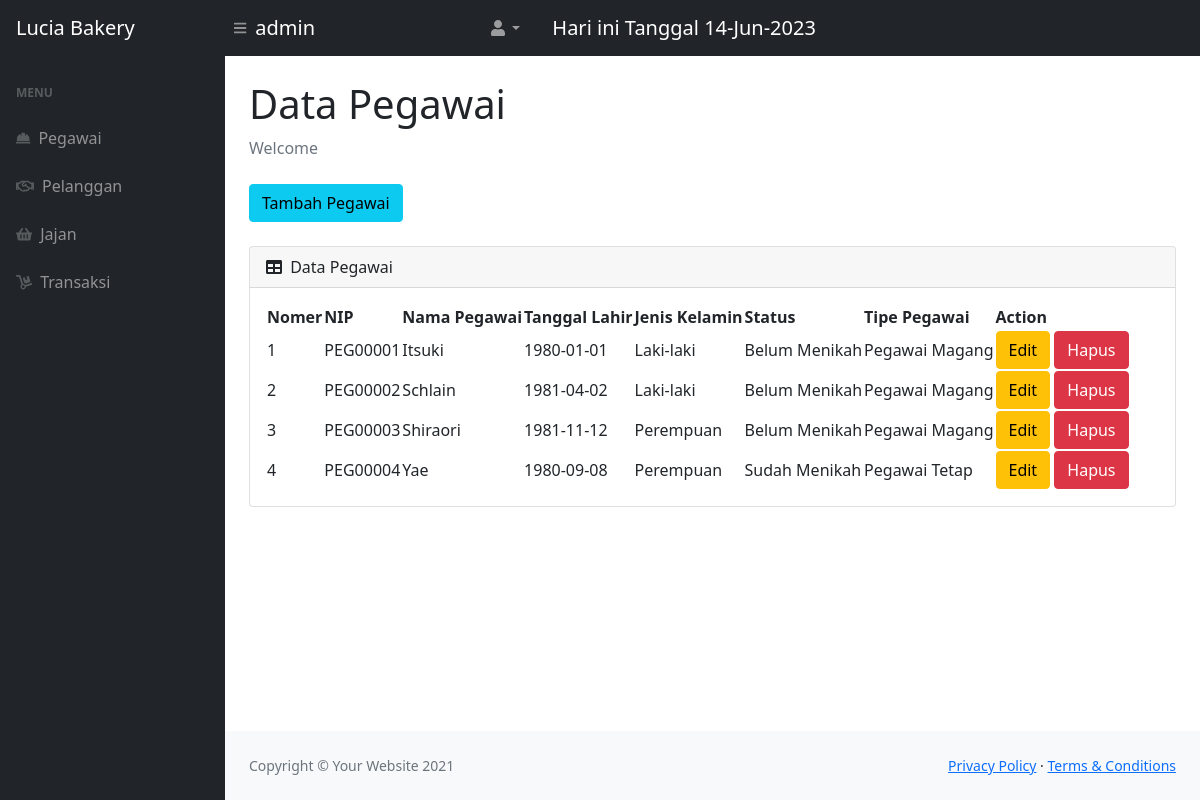
/pegawai.php (signed in), run on the app's committed database.
### tables this page shows
CREATE TABLE `pegawai` (
  `nip` varchar(50) NOT NULL DEFAULT '',
  `nama_pegawai` varchar(50) DEFAULT NULL,
  `tanggal_lahir` date DEFAULT NULL,
  `id_jenis_kelamin` varchar(20) DEFAULT NULL,
  `id_status` int(11) DEFAULT NULL,
  `id_tipe_pegawai` varchar(20) DEFAULT NULL
);

CREATE TABLE `jenis_kelamin` (
  `id_jenis_kelamin` varchar(20) NOT NULL,
  `nama_jenis_kelamin` varchar(20) DEFAULT NULL
);

CREATE TABLE `status` (
  `id_status` int(11) NOT NULL,
  `nama_status` varchar(20) DEFAULT NULL
);

CREATE TABLE `tipe_pegawai` (
  `id_tipe_pegawai` varchar(20) NOT NULL,
  `nama_tipe_pegawai` varchar(50) DEFAULT NULL
);

### pegawai.php (the view, shortened to what this page needs)
<?php
    require 'cekloginadmin.php';
?>
<!DOCTYPE html>
<html lang="en">
    <head>
        <link href="https://cdn.jsdelivr.net/npm/simple-datatables@latest/dist/style.css" rel="stylesheet" />
        <link href="css/styles.css" rel="stylesheet" />
    </head>
    <body class="sb-nav-fixed">
        <nav class="sb-topnav navbar navbar-expand navbar-dark bg-dark">
            <a class="navbar-brand ps-3" href="index.php" target="blank">Lucia Bakery</a>
            <button class="btn btn-link btn-sm order-1 order-lg-0 me-4 me-lg-0" id="sidebarToggle" href="#!"><i class="fas fa-bars"></i></button>
            <a class="navbar-brand"><?php echo $_SESSION['admin'];?></a>
            <ul class="navbar-nav ms-auto ms-md-0 me-3 me-lg-4">
                <li class="nav-item dropdown">
                    <a class="nav-link dropdown-toggle" id="navbarDropdown" href="#" role="button" data-bs-toggle="dropdown" aria-expanded="false"><i class="fas fa-user fa-fw"></i></a>
                </li>
            </ul>
            <a class="navbar-brand"><?php echo "Hari ini Tanggal ". date("d-M-Y"). "<br>";?></a>
        </nav>
        <div id="layoutSidenav">
            <div id="layoutSidenav_nav">
                <nav class="sb-sidenav accordion sb-sidenav-dark" id="sidenavAccordion">
                    <div class="sb-sidenav-menu">
                        <div class="nav">
                            <div class="sb-sidenav-menu-heading">Menu</div>
                            <a class="nav-link" href="pegawai.php">
                                <div class="sb-nav-link-icon"><i class="fas fa-hard-hat"></i></div>
                                Pegawai
                            </a>
                            <a class="nav-link" href="pelanggan.php">
                                <div class="sb-nav-link-icon"><i class="far fa-handshake"></i></div>
                                Pelanggan
                            </a>
                            <a class="nav-link" href="jajan.php">
                                <div class="sb-nav-link-icon"><i class="fas fa-shopping-basket"></i></div>
                                Jajan
                            </a>
                            <a class="nav-link" href="transaksi.php">
                                <div class="sb-nav-link-icon"><i class="fas fa-dolly"></i></div>
                                Transaksi
                            </a>
                        </div>
                    </div>
                </nav>
            </div>
            <div id="layoutSidenav_content">
                <main>
                    <div class="container-fluid px-4">
                        <h1 class="mt-4">Data Pegawai</h1>
                        <ol class="breadcrumb mb-4">
                            <li class="breadcrumb-item active">Welcome</li>
                        </ol>
                        <button type="button" class="btn btn-info mb-4 " data-bs-toggle="modal" data-bs-target="#myModal">
                            Tambah Pegawai
                        </button>
                        <div class="card mb-4">
                            <div class="card-header">
                                <i class="fas fa-table me-1"></i>
                                Data Pegawai
                            </div>
                            <div class="card-body">
                                <table id="datatablesSimple">
                                    <thead>
                                        <tr>
                                            <th>Nomer</th>
                                            <th>NIP</th>
                                            <th>Nama Pegawai</th>
                                            <th>Tanggal Lahir</th>
                                            <th>Jenis Kelamin</th>
                                            <th>Status</th>
                                            <th>Tipe Pegawai</th>
                                            <th>Action</th>
                                        </tr>
                                    </thead>
                                    <tbody>
                                    <?php
                                        $get = mysqli_query($conn,"select * from pegawai p, jenis_kelamin jk, status st, tipe_pegawai tp
                                                where p.id_jenis_kelamin=jk.id_jenis_kelamin and p.id_status=st.id_status and p.id_tipe_pegawai=tp.id_tipe_pegawai");
                                        $i = 1;
                                        while($peg=mysqli_fetch_array($get)){
                                        $nip = $peg['nip'];
                                        $nama_pegawai = $peg['nama_pegawai'];
                                        $tanggal_lahir = $peg['tanggal_lahir'];
                                        $nama_jenis_kelamin = $peg['nama_jenis_kelamin'];
                                        $nama_status = $peg['nama_status'];
                                        $nama_tipe_pegawai = $peg['nama_tipe_pegawai'];
                                    ?>
                                        <tr>
                                            <td><?=$i++;?></td>
                                            <td><?=$nip;?></td>
                                            <td><?=$nama_pegawai;?></td>
                                            <td><?=$tanggal_lahir;?></td>
                                            <td><?=$nama_jenis_kelamin;?></td>
                                            <td><?=$nama_status;?></td>
                                            <td><?=$nama_tipe_pegawai;?></td>
                                            <td><button type="button" class="btn btn-warning" data-bs-toggle="modal" data-bs-target="#edit<?=$nip;?>">Edit</button>
                                                <button type="button" class="btn btn-danger" data-bs-toggle="modal" data-bs-target="#hapus<?=$nip;?>">Hapus</button>
                                            </td>
                                        </tr>
                                    <?php
                                        };
                                    ?>
                                    </tbody>
                                </table>
                            </div>
                        </div>
                    </div>
                </main>
                <footer class="py-4 bg-light mt-auto">
                    <div class="container-fluid px-4">
                        <div class="d-flex align-items-center justify-content-between small">
                            <div class="text-muted">Copyright &copy; Your Website 2021</div>
                            <div>
                                <a href="#">Privacy Policy</a>
                                &middot;
                                <a href="#">Terms &amp; Conditions</a>
                            </div>
                        </div>
                    </div>
                </footer>
            </div>
        </div>
    </body>
</html>

### data on the page
pegawai: nip "PEG00001", nama_pegawai "Itsuki", tanggal_lahir "1980-01-01", id_jenis_kelamin.nama_jenis_kelamin "Laki-laki", id_status.nama_status "Belum Menikah", id_tipe_pegawai.nama_tipe_pegawai "Pegawai Magang"
pegawai: nip "PEG00002", nama_pegawai "Schlain", tanggal_lahir "1981-04-02", id_jenis_kelamin.nama_jenis_kelamin "Laki-laki", id_status.nama_status "Belum Menikah", id_tipe_pegawai.nama_tipe_pegawai "Pegawai Magang"
pegawai: nip "PEG00003", nama_pegawai "Shiraori", tanggal_lahir "1981-11-12", id_jenis_kelamin.nama_jenis_kelamin "Perempuan", id_status.nama_status "Belum Menikah", id_tipe_pegawai.nama_tipe_pegawai "Pegawai Magang"
pegawai: nip "PEG00004", nama_pegawai "Yae", tanggal_lahir "1980-09-08", id_jenis_kelamin.nama_jenis_kelamin "Perempuan", id_status.nama_status "Sudah Menikah", id_tipe_pegawai.nama_tipe_pegawai "Pegawai Tetap"

### other printed values
$_SESSION['admin'] "admin"
